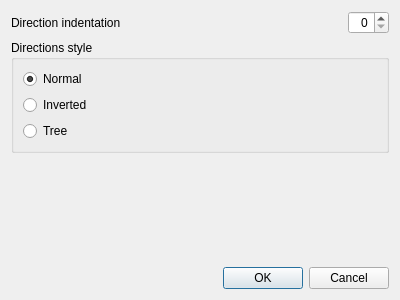
<?xml version="1.0" encoding="UTF-8"?>
<ui version="4.0">
 <class>Options</class>
 <widget class="QDialog" name="Options">
  <property name="geometry">
   <rect>
    <x>0</x>
    <y>0</y>
    <width>400</width>
    <height>300</height>
   </rect>
  </property>
  <property name="windowTitle">
   <string>Options</string>
  </property>
  <layout class="QGridLayout" name="gridLayout">
   <item row="3" column="0">
    <spacer name="verticalSpacer">
     <property name="orientation">
      <enum>Qt::Vertical</enum>
     </property>
     <property name="sizeHint" stdset="0">
      <size>
       <width>20</width>
       <height>40</height>
      </size>
     </property>
    </spacer>
   </item>
   <item row="2" column="0" colspan="2">
    <widget class="QGroupBox" name="groupBox_2">
     <property name="title">
      <string>Directions style</string>
     </property>
     <layout class="QGridLayout" name="gridLayout_3">
      <item row="0" column="0">
       <widget class="QRadioButton" name="style_normal">
        <property name="text">
         <string>Normal</string>
        </property>
        <property name="checked">
         <bool>true</bool>
        </property>
       </widget>
      </item>
      <item row="1" column="0">
       <widget class="QRadioButton" name="style_inverted">
        <property name="text">
         <string>Inverted</string>
        </property>
       </widget>
      </item>
      <item row="2" column="0">
       <widget class="QRadioButton" name="style_tree">
        <property name="text">
         <string>Tree</string>
        </property>
       </widget>
      </item>
     </layout>
    </widget>
   </item>
   <item row="1" column="1">
    <widget class="QSpinBox" name="indentation_level">
     <property name="sizePolicy">
      <sizepolicy hsizetype="Preferred" vsizetype="Fixed">
       <horstretch>0</horstretch>
       <verstretch>0</verstretch>
      </sizepolicy>
     </property>
     <property name="alignment">
      <set>Qt::AlignRight|Qt::AlignTrailing|Qt::AlignVCenter</set>
     </property>
    </widget>
   </item>
   <item row="6" column="0" colspan="2">
    <widget class="QDialogButtonBox" name="buttonBox">
     <property name="orientation">
      <enum>Qt::Horizontal</enum>
     </property>
     <property name="standardButtons">
      <set>QDialogButtonBox::Cancel|QDialogButtonBox::Ok</set>
     </property>
    </widget>
   </item>
   <item row="1" column="0">
    <widget class="QLabel" name="label">
     <property name="sizePolicy">
      <sizepolicy hsizetype="MinimumExpanding" vsizetype="Preferred">
       <horstretch>0</horstretch>
       <verstretch>0</verstretch>
      </sizepolicy>
     </property>
     <property name="text">
      <string>Direction indentation</string>
     </property>
     <property name="buddy">
      <cstring>indentation_level</cstring>
     </property>
    </widget>
   </item>
  </layout>
 </widget>
 <resources/>
 <connections>
  <connection>
   <sender>buttonBox</sender>
   <signal>accepted()</signal>
   <receiver>Options</receiver>
   <slot>accept()</slot>
   <hints>
    <hint type="sourcelabel">
     <x>248</x>
     <y>254</y>
    </hint>
    <hint type="destinationlabel">
     <x>157</x>
     <y>274</y>
    </hint>
   </hints>
  </connection>
  <connection>
   <sender>buttonBox</sender>
   <signal>rejected()</signal>
   <receiver>Options</receiver>
   <slot>reject()</slot>
   <hints>
    <hint type="sourcelabel">
     <x>316</x>
     <y>260</y>
    </hint>
    <hint type="destinationlabel">
     <x>286</x>
     <y>274</y>
    </hint>
   </hints>
  </connection>
 </connections>
</ui>
